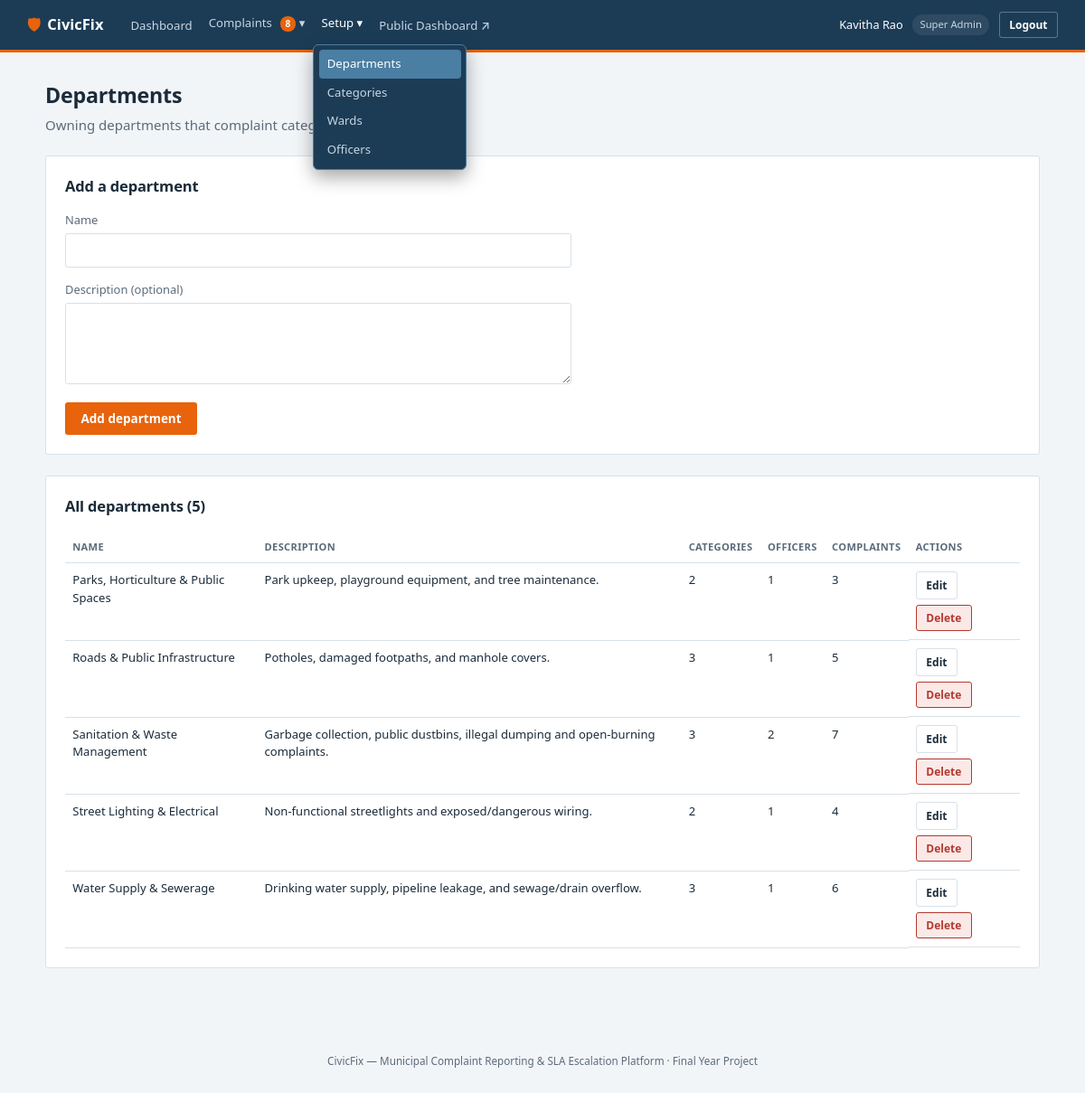
Screenshot of /index.php?route=admin/departments (signed in) with the database file from the repository.
### tables this page shows
CREATE TABLE complaints (
    id                      INT AUTO_INCREMENT PRIMARY KEY,
    citizen_id              INT NOT NULL,
    category_id             INT NOT NULL,
    department_id           INT NOT NULL,    
    ward_id                 INT NOT NULL,
    address_line            VARCHAR(255) NOT NULL,
    description             TEXT NOT NULL,
    photo_path              VARCHAR(255) NULL,
    status                  ENUM('new','assigned','in_progress','resolved','closed') NOT NULL DEFAULT 'new',
    assigned_officer_id     INT NULL,
    resolution_photo_path   VARCHAR(255) NULL,
    resolved_at             DATETIME NULL,
    closed_at               DATETIME NULL,
    citizen_rating          TINYINT UNSIGNED NULL,           
    citizen_rating_comment  VARCHAR(500) NULL,
    reopen_count            TINYINT UNSIGNED NOT NULL DEFAULT 0,  
    created_at              TIMESTAMP NOT NULL DEFAULT CURRENT_TIMESTAMP,
    FOREIGN KEY (citizen_id) REFERENCES users(id),
    FOREIGN KEY (category_id) REFERENCES categories(id),
    FOREIGN KEY (department_id) REFERENCES departments(id),
    FOREIGN KEY (ward_id) REFERENCES wards(id),
    FOREIGN KEY (assigned_officer_id) REFERENCES users(id),
    KEY idx_complaints_department_status (department_id, status),
    KEY idx_complaints_citizen (citizen_id),
    KEY idx_complaints_ward (ward_id),
    KEY idx_complaints_status (status)
);

CREATE TABLE departments (
    id            INT AUTO_INCREMENT PRIMARY KEY,
    name          VARCHAR(120) NOT NULL UNIQUE,
    description   VARCHAR(255) NULL,
    created_at    TIMESTAMP NOT NULL DEFAULT CURRENT_TIMESTAMP
);

### app/controllers/AdminController.php (called while the page is built, shortened)
<?php
require_once __DIR__ . '/../models/Department.php';
require_once __DIR__ . '/../models/Complaint.php';
class AdminController
{
    public function departments(): void
    {
        $departments = Department::all();
        $old = [];
        require __DIR__ . '/../views/admin/departments.php';
    }
}

### public/index.php (called while the page is built, shortened)
<?php
require_once __DIR__ . '/../core/helpers.php';
require_once __DIR__ . '/../core/Database.php';
require_once __DIR__ . '/../core/Auth.php';
require_once __DIR__ . '/../app/models/Complaint.php';
require_once __DIR__ . '/../app/controllers/AdminController.php';
$router = new Router();
$router->get('stats', fn() => (new PublicController())->dashboard());
$router->get('login', fn() => (new AuthController())->showLogin());
$router->post('login', fn() => (new AuthController())->login());
$router->post('logout', fn() => (new AuthController())->logout());
$router->get('register', fn() => (new AuthController())->showRegister());
$router->post('register', fn() => (new AuthController())->register());
$router->get('admin/dashboard', fn() => (new AdminController())->dashboard());
$router->get('admin/departments', fn() => (new AdminController())->departments());
$router->post('admin/departments/store', fn() => (new AdminController())->departmentStore());
$router->post('admin/departments/update', fn() => (new AdminController())->departmentUpdate());
$router->post('admin/departments/delete', fn() => (new AdminController())->departmentDelete());
$router->get('admin/categories', fn() => (new AdminController())->categories());
$router->post('admin/categories/store', fn() => (new AdminController())->categoryStore());
$router->post('admin/categories/update', fn() => (new AdminController())->categoryUpdate());
$router->post('admin/categories/delete', fn() => (new AdminController())->categoryDelete());
$router->get('admin/wards', fn() => (new AdminController())->wards());
$router->post('admin/wards/store', fn() => (new AdminController())->wardStore());
$router->post('admin/wards/update', fn() => (new AdminController())->wardUpdate());
$router->post('admin/wards/delete', fn() => (new AdminController())->wardDelete());
$router->get('admin/officers', fn() => (new AdminController())->officers());
$router->post('admin/officers/store', fn() => (new AdminController())->officerStore());
$router->post('admin/officers/status', fn() => (new AdminController())->officerStatus());
$router->get('admin/complaints', fn() => (new AdminController())->complaints());
$router->get('admin/complaints/view', fn() => (new AdminController())->complaintView());
$router->post('admin/complaints/comment', fn() => (new AdminController())->commentStore());
$router->post('admin/complaints/force-close', fn() => (new AdminController())->forceCloseComplaint());
$router->get('admin/escalations', fn() => (new AdminController())->escalations());
$router->get('admin/reports/officers', fn() => (new AdminController())->officerPerformance());
$router->get('officer/dashboard', fn() => (new OfficerController())->dashboard());
$router->get('officer/queue', fn() => (new OfficerController())->queue());
$router->get('officer/complaints/view', fn() => (new OfficerController())->complaintView());
$router->post('officer/complaints/claim', fn() => (new OfficerController())->claim());
$router->post('officer/complaints/status', fn() => (new OfficerController())->updateStatus());
$router->post('officer/complaints/comment', fn() => (new OfficerController())->commentStore());
$router->get('citizen/dashboard', fn() => (new CitizenController())->dashboard());
$router->get('citizen/complaints/new', fn() => (new CitizenController())->newForm());
$router->post('citizen/complaints/store', fn() => (new CitizenController())->store());
$router->get('citizen/complaints/view', fn() => (new CitizenController())->complaintView());
$router->post('citizen/complaints/rate', fn() => (new CitizenController())->rateComplaint());
$router->post('citizen/complaints/reopen', fn() => (new CitizenController())->reopenComplaint());
$router->post('citizen/complaints/upvote', fn() => (new CitizenController())->upvote());
$router->post('citizen/complaints/comment', fn() => (new CitizenController())->commentStore());
$route = $_GET['route'] ?? '';
$router->dispatch($_SERVER['REQUEST_METHOD'], $route);

### core/Router.php (called while the page is built, shortened)
<?php
class Router
{
    private array $routes = ['GET' => [], 'POST' => []];
    public function get(string $route, callable $handler): void
    {
        $this->routes['GET'][$route] = $handler;
    }
    public function post(string $route, callable $handler): void
    {
        $this->routes['POST'][$route] = $handler;
    }
    public function dispatch(string $method, string $route): void
    {
        $handler = $this->routes[$method][$route] ?? null;
        try {
            $handler();
        } catch (Throwable $e) {
            error_log($e->getMessage());
            http_response_code(500);
            require __DIR__ . '/../app/views/errors/500.php';
        }
    }
}

### core/helpers.php (called while the page is built, shortened)
<?php
function e(?string $value): string
{
    return htmlspecialchars($value ?? '', ENT_QUOTES, 'UTF-8');
}
function old(array $data, string $key, string $default = ''): string
{
    return e($data[$key] ?? $default);
}

### core/Database.php (called while the page is built)
<?php
class Database
{
    private static ?PDO $instance = null;
    public static function connect(): PDO
    {
        if (self::$instance === null) {
            $config = require __DIR__ . '/../config/database.php';
            $dsn = sprintf(
                'mysql:host=%s;port=%d;dbname=%s;charset=%s',
                $config['host'],
                $config['port'],
                $config['database'],
                $config['charset']
            );
            self::$instance = new PDO($dsn, $config['username'], $config['password'], [
                PDO::ATTR_ERRMODE            => PDO::ERRMODE_EXCEPTION,
                PDO::ATTR_DEFAULT_FETCH_MODE => PDO::FETCH_ASSOC,
                PDO::ATTR_EMULATE_PREPARES   => false,
            ]);
        }
        return self::$instance;
    }
}

### app/models/Complaint.php (called while the page is built, shortened)
<?php
require_once __DIR__ . '/../../core/Database.php';
class Complaint
{
    public static function isBreached(array $complaint): bool
    {
        $deadline = strtotime($complaint['created_at']) + ((int)$complaint['sla_hours'] * 3600);
        return time() > $deadline;
    }
    public static function escalations(): array
    {
        $sql = self::SELECT_BASE . " WHERE cp.status IN ('new','assigned','in_progress') ORDER BY cp.created_at ASC";
        $stmt = Database::connect()->query($sql);
        $rows = $stmt->fetchAll();
        return array_values(array_filter($rows, fn($row) => self::isBreached($row)));
    }
}

### core/Auth.php (called while the page is built, shortened)
<?php
require_once __DIR__ . '/Database.php';
class Auth
{
    public static function role(): ?string
    {
        return $_SESSION['user_role'] ?? null;
    }
    public static function name(): ?string
    {
        return $_SESSION['user_name'] ?? null;
    }
}

### config/database.php (called while the page is built)
<?php
return [
    'host'     => '127.0.0.1',
    'port'     => 3306,
    'database' => 'civicfix',
    'username' => 'root',
    'password' => '',
    'charset'  => 'utf8mb4',
];

### app/models/Department.php (called while the page is built, shortened)
<?php
require_once __DIR__ . '/../../core/Database.php';
class Department
{
    public static function all(): array
    {
        $stmt = Database::connect()->query(
            "SELECT d.*,
                    (SELECT COUNT(*) FROM categories c WHERE c.department_id = d.id) AS category_count,
                    (SELECT COUNT(*) FROM users u WHERE u.department_id = d.id AND u.role = 'officer') AS officer_count,
                    (SELECT COUNT(*) FROM complaints cp WHERE cp.department_id = d.id) AS complaint_count
             FROM departments d
             ORDER BY d.name"
        );
        return $stmt->fetchAll();
    }
}

### app/views/admin/departments.php (the view, shortened to what this page needs)
<?php $pageTitle = 'Departments'; require __DIR__ . '/../partials/header.php'; require __DIR__ . '/../partials/navbar.php'; ?>
<main class="page">
    <h1>Departments</h1>
    <p class="page-sub">Owning departments that complaint categories auto-route to.</p>
    <div class="card">
        <div class="card-head"><h2>Add a department</h2></div>
        <form method="POST" action="/index.php?route=admin/departments/store" class="form-grid">
            <label>Name
                <input type="text" name="name" value="<?= old($old ?? [], 'name') ?>" maxlength="120" required>
            </label>
            <label>Description (optional)
                <textarea name="description"><?= old($old ?? [], 'description') ?></textarea>
            </label>
            <div class="form-actions">
                <button type="submit" class="btn btn-accent">Add department</button>
            </div>
        </form>
    </div>
    <div class="card">
        <div class="card-head"><h2>All departments (<?= count($departments) ?>)</h2></div>
        <?php if (empty($departments)): ?>
            <p class="empty-state">No departments added yet.</p>
        <?php else: ?>
        <div class="table-scroll">
        <table class="data-table">
            <tr><th>Name</th><th>Description</th><th>Categories</th><th>Officers</th><th>Complaints</th><th>Actions</th></tr>
            <?php foreach ($departments as $dept): ?>
                <tr>
                    <td><?= e($dept['name']) ?></td>
                    <td><?= e($dept['description'] ?? '-') ?></td>
                    <td><?= (int)$dept['category_count'] ?></td>
                    <td><?= (int)$dept['officer_count'] ?></td>
                    <td><?= (int)$dept['complaint_count'] ?></td>
                    <td class="row-actions">
                        <details>
                            <summary class="btn btn-ghost btn-sm">Edit</summary>
                        </details>
                        <form method="POST" action="/index.php?route=admin/departments/delete" class="inline-form"
                              onsubmit="return confirm('Remove this department? Only possible if it has no categories or officers.');">
                            <button type="submit" class="btn btn-danger btn-sm">Delete</button>
                        </form>
                    </td>
                </tr>
            <?php endforeach; ?>
        </table>
        </div>
        <?php endif; ?>
    </div>
</main>
<?php require __DIR__ . '/../partials/footer.php'; ?>

### app/views/partials/navbar.php (shortened to what this page needs)
<?php
$role = Auth::role();
$navItems = [];
$navGroups = [];
$escalationCount = null;
if ($role === 'super_admin') {
    $navItems = [
        'admin/dashboard' => 'Dashboard',
    ];
    $navGroups = [
        'Complaints' => [
            'admin/complaints'       => 'All Complaints',
            'admin/escalations'      => 'Escalations',
            'admin/reports/officers' => 'Officer Report',
        ],
        'Setup' => [
            'admin/departments' => 'Departments',
            'admin/categories'  => 'Categories',
            'admin/wards'       => 'Wards',
            'admin/officers'    => 'Officers',
        ],
    ];
    $escalationCount = count(Complaint::escalations());
} elseif ($role === 'citizen') {
    $navItems = [
        'citizen/dashboard'       => 'My Complaints',
        'citizen/complaints/new'  => 'File a Complaint',
    ];
}
$currentRoute = $_GET['route'] ?? '';
?>
<nav class="navbar">
    <div class="navbar-brand">
        <span class="brand-mark">&#128737;</span> CivicFix
    </div>
    <ul class="navbar-links">
        <?php foreach ($navItems as $route => $label): ?>
            <li>
                <a href="/index.php?route=<?= e($route) ?>"
                   class="<?= $currentRoute === $route ? 'active' : '' ?>">
                    <?= e($label) ?>
                </a>
            </li>
        <?php endforeach; ?>
        <?php foreach ($navGroups as $groupLabel => $groupItems): ?>
            <?php $groupIsActive = array_key_exists($currentRoute, $groupItems); ?>
            <li>
                <details class="nav-dropdown" <?= $groupIsActive ? 'open' : '' ?>>
                    <summary class="<?= $groupIsActive ? 'active' : '' ?>">
                        <?= e($groupLabel) ?>
                        <?php if (array_key_exists('admin/escalations', $groupItems) && $escalationCount): ?>
                            <span class="nav-badge"><?= (int)$escalationCount ?></span>
                        <?php endif; ?>
                    </summary>
                    <div class="nav-dropdown-menu">
                        <?php foreach ($groupItems as $route => $label): ?>
                            <a href="/index.php?route=<?= e($route) ?>" class="<?= $currentRoute === $route ? 'active' : '' ?>">
                                <?= e($label) ?>
                            </a>
                        <?php endforeach; ?>
                    </div>
                </details>
            </li>
        <?php endforeach; ?>
        <li><a href="/index.php?route=stats" target="_blank" rel="noopener">Public Dashboard &#8599;</a></li>
    </ul>
    <div class="navbar-user">
        <span><?= e(Auth::name()) ?></span>
        <span class="user-role"><?= e(str_replace('_', ' ', $role)) ?></span>
        <form method="POST" action="/index.php?route=logout" class="inline-form">
            <button type="submit" class="btn btn-ghost btn-sm">Logout</button>
        </form>
    </div>
</nav>

### rows the page displays
complaints: groupLabel "Complaints", escalationCount "8"
departments: name "Parks, Horticulture & Public Spaces", description "Park upkeep, playground equipment, and tree maintenance.", category_count "2", officer_count "1", complaint_count "3"
departments: name "Roads & Public Infrastructure", description "Potholes, damaged footpaths, and manhole covers.", category_count "3", officer_count "1", complaint_count "5"
departments: name "Sanitation & Waste Management", description "Garbage collection, public dustbins, illegal dumping and open-burning complaints.", category_count "3", officer_count "2", complaint_count "7"
departments: name "Street Lighting & Electrical", description "Non-functional streetlights and exposed/dangerous wiring.", category_count "2", officer_count "1", complaint_count "4"
departments: name "Water Supply & Sewerage", description "Drinking water supply, pipeline leakage, and sewage/drain overflow.", category_count "3", officer_count "1", complaint_count "6"

### other values shown
$label "Dashboard"
$groupLabel "Setup"
$label "Departments"
$label "Categories"
$label "Wards"
$label "Officers"
Auth::name() "Kavitha Rao"
str_replace('_', ' ', $role) "Super Admin"
count($departments) "5"
